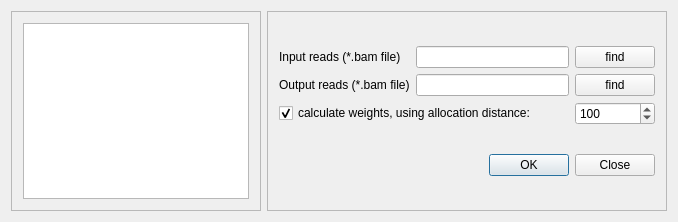
<?xml version="1.0" encoding="UTF-8"?>
<ui version="4.0">
 <class>processMultireadsView</class>
 <widget class="QWidget" name="processMultireadsView">
  <property name="geometry">
   <rect>
    <x>0</x>
    <y>0</y>
    <width>662</width>
    <height>208</height>
   </rect>
  </property>
  <property name="windowTitle">
   <string>processMultireadsView</string>
  </property>
  <layout class="QHBoxLayout" name="horizontalLayout">
   <item>
    <widget class="QFrame" name="frame_2">
     <property name="minimumSize">
      <size>
       <width>250</width>
       <height>200</height>
      </size>
     </property>
     <property name="frameShape">
      <enum>QFrame::StyledPanel</enum>
     </property>
     <property name="frameShadow">
      <enum>QFrame::Raised</enum>
     </property>
     <layout class="QGridLayout" name="gridLayout_2">
      <item row="0" column="0">
       <widget class="QListWidget" name="queueListWidget"/>
      </item>
     </layout>
    </widget>
   </item>
   <item>
    <widget class="QFrame" name="frame">
     <property name="minimumSize">
      <size>
       <width>400</width>
       <height>200</height>
      </size>
     </property>
     <property name="frameShape">
      <enum>QFrame::StyledPanel</enum>
     </property>
     <property name="frameShadow">
      <enum>QFrame::Raised</enum>
     </property>
     <layout class="QVBoxLayout" name="verticalLayout">
      <item>
       <layout class="QGridLayout" name="gridLayout">
        <item row="0" column="0">
         <widget class="QLabel" name="label">
          <property name="text">
           <string>Input reads (*.bam file)</string>
          </property>
          <property name="buddy">
           <cstring>inputLineEdit</cstring>
          </property>
         </widget>
        </item>
        <item row="0" column="1" colspan="2">
         <widget class="QLineEdit" name="inputLineEdit"/>
        </item>
        <item row="0" column="3">
         <widget class="QPushButton" name="inputFind">
          <property name="text">
           <string>find</string>
          </property>
         </widget>
        </item>
        <item row="1" column="0">
         <widget class="QLabel" name="label_2">
          <property name="text">
           <string>Output reads (*.bam file)</string>
          </property>
          <property name="buddy">
           <cstring>outputLineEdit</cstring>
          </property>
         </widget>
        </item>
        <item row="1" column="1" colspan="2">
         <widget class="QLineEdit" name="outputLineEdit"/>
        </item>
        <item row="1" column="3">
         <widget class="QPushButton" name="outputFind">
          <property name="text">
           <string>find</string>
          </property>
         </widget>
        </item>
        <item row="2" column="0" colspan="2">
         <widget class="QCheckBox" name="checkBox">
          <property name="text">
           <string>calculate weights, using allocation distance:</string>
          </property>
          <property name="checked">
           <bool>true</bool>
          </property>
         </widget>
        </item>
        <item row="2" column="2">
         <spacer name="horizontalSpacer">
          <property name="orientation">
           <enum>Qt::Horizontal</enum>
          </property>
          <property name="sizeHint" stdset="0">
           <size>
            <width>40</width>
            <height>20</height>
           </size>
          </property>
         </spacer>
        </item>
        <item row="2" column="3">
         <widget class="QSpinBox" name="spinBox">
          <property name="enabled">
           <bool>true</bool>
          </property>
          <property name="maximum">
           <number>1000000</number>
          </property>
          <property name="singleStep">
           <number>10</number>
          </property>
          <property name="value">
           <number>100</number>
          </property>
         </widget>
        </item>
       </layout>
      </item>
      <item>
       <widget class="QDialogButtonBox" name="buttonBox">
        <property name="standardButtons">
         <set>QDialogButtonBox::Close|QDialogButtonBox::Ok</set>
        </property>
       </widget>
      </item>
     </layout>
    </widget>
   </item>
  </layout>
 </widget>
 <layoutdefault spacing="6" margin="11"/>
 <tabstops>
  <tabstop>inputLineEdit</tabstop>
  <tabstop>inputFind</tabstop>
  <tabstop>outputLineEdit</tabstop>
  <tabstop>outputFind</tabstop>
  <tabstop>checkBox</tabstop>
  <tabstop>spinBox</tabstop>
  <tabstop>buttonBox</tabstop>
 </tabstops>
 <resources/>
 <connections>
  <connection>
   <sender>checkBox</sender>
   <signal>clicked(bool)</signal>
   <receiver>spinBox</receiver>
   <slot>setEnabled(bool)</slot>
   <hints>
    <hint type="sourcelabel">
     <x>107</x>
     <y>85</y>
    </hint>
    <hint type="destinationlabel">
     <x>387</x>
     <y>85</y>
    </hint>
   </hints>
  </connection>
 </connections>
</ui>
